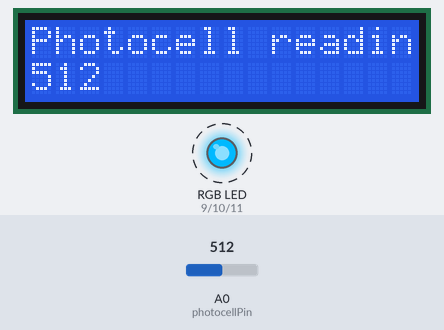
The sketch below on a simulated Arduino Uno, built with avr-gcc and run on an emulated ATmega328P. Parts: 16×2 character LCD, an RGB LED mixed from three pins (HIGH = lit). Dashed ring = blinking. Inputs (shaded band) come from the test bench; at power-on: A0 (photocellPin) = 512. Random numbers use the default seed unless the sketch sets one.

Above: at 0.64 s.
1.3 s: A0 (photocellPin) set to 736
At 1.96 s:
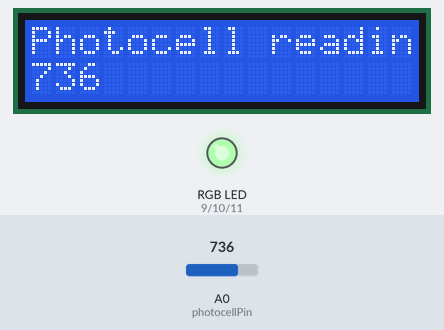
3.2 s: A0 (photocellPin) set to 757
At 4.3 s:
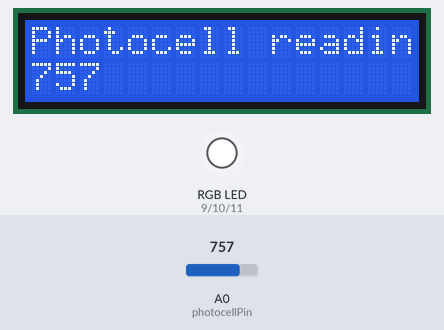
5.3 s: A0 (photocellPin) set to 716
At 6.07 s:
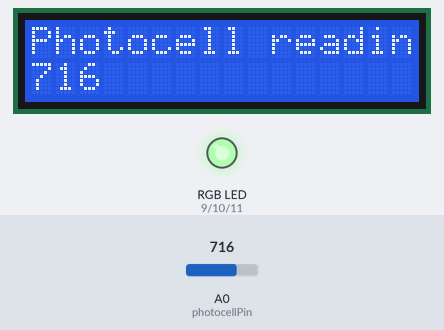
Timing chart, 0 to 13.3 s (numbered marks = the images above; inputs shaded):
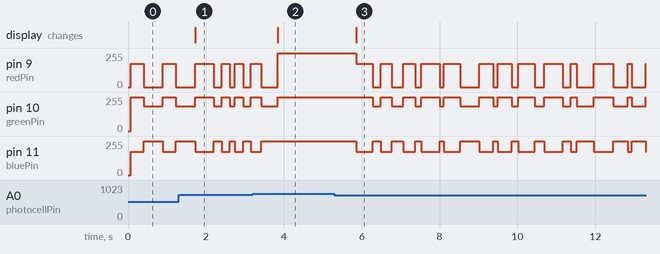

The sketch:

Fader.ino
```cpp
/*
This flashes purple and orange, assuming the light level is low enough
*/

int redPin = 9;
int greenPin = 10;
int bluePin = 11;

int delayMin = 50;
int delayMax = 500;

int photocellReading;
int photocellPin = 0;
int lightCutoff = 750;
//uncomment this line if using a Common Anode LED
#define COMMON_ANODE

// include the library code:
#include <LiquidCrystal.h>

// initialize the library by associating any needed LCD interface pin
// with the arduino pin number it is connected to
const int rs = 7, en = 6, d4 = 5, d5 = 4, d6 = 3, d7 = 2;
LiquidCrystal lcd(rs, en, d4, d5, d6, d7);

void setup()
{
  pinMode(redPin, OUTPUT);
  pinMode(greenPin, OUTPUT);
  pinMode(bluePin, OUTPUT);

  Serial.begin(9600);
  randomSeed(analogRead(1));

  lcd.begin(16,2);
  lcd.print("Hello World!");
}


void loop()
{
  photocellReading = analogRead(photocellPin);
  lcd.setCursor(0,0);
  lcd.print("Photocell reading: ");
  lcd.setCursor(0,1);
  lcd.print(photocellReading);

  if ( photocellReading < lightCutoff ) {
    setColor(80, 0, 80);  // purple
    delay(int(random(delayMin, delayMax)));
    setColor(255, 70, 0); // orange
    delay(int(random(delayMin, delayMax)));
  } else {
    setColor(0,0,0);
    delay(1000);
  }

}

void setColor(int red, int green, int blue)
{
  #ifdef COMMON_ANODE
    red = 255 - red;
    green = 255 - green;
    blue = 255 - blue;
  #endif
  analogWrite(redPin, red);
  analogWrite(greenPin, green);
  analogWrite(bluePin, blue);
}
```

Measured:
- the behaviour switches between 749 and 750 on A0 (photocellPin) (found by bisection; images 1 and 2)
- after the input at 1.3 s, the display: changes after 0.43 s (image 1)
- after the input at 3.2 s, the display: changes after 0.65 s (image 2)
- after the input at 5.3 s, pin 9 (redPin): 255/255 → 175/255 after 0.56 s, → 0/255 0.43 s later, → 175/255 0.21 s later, → 0/255 0.28 s later, … (25 changes in this stretch); pin 10 (greenPin): 255/255 → 185/255 after 0.99 s, → 255/255 0.21 s later, → 185/255 0.28 s later, → 255/255 0.30 s later, … (24 changes in this stretch)
